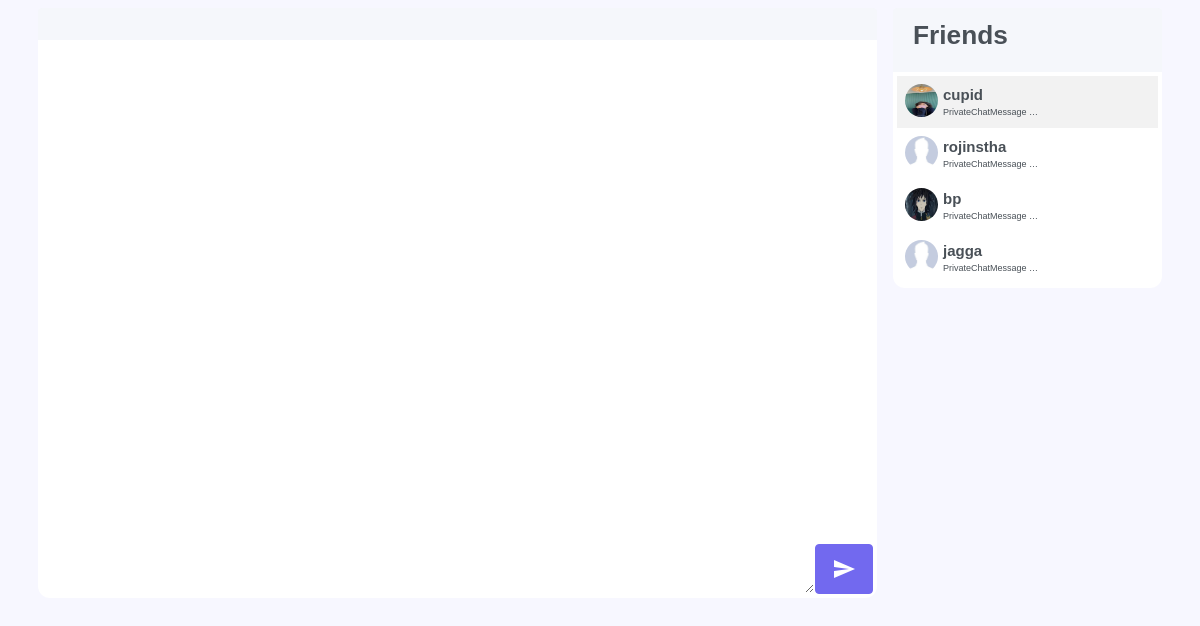
/chat/test_room/ (signed in), run on an earlier commit of the app's database.
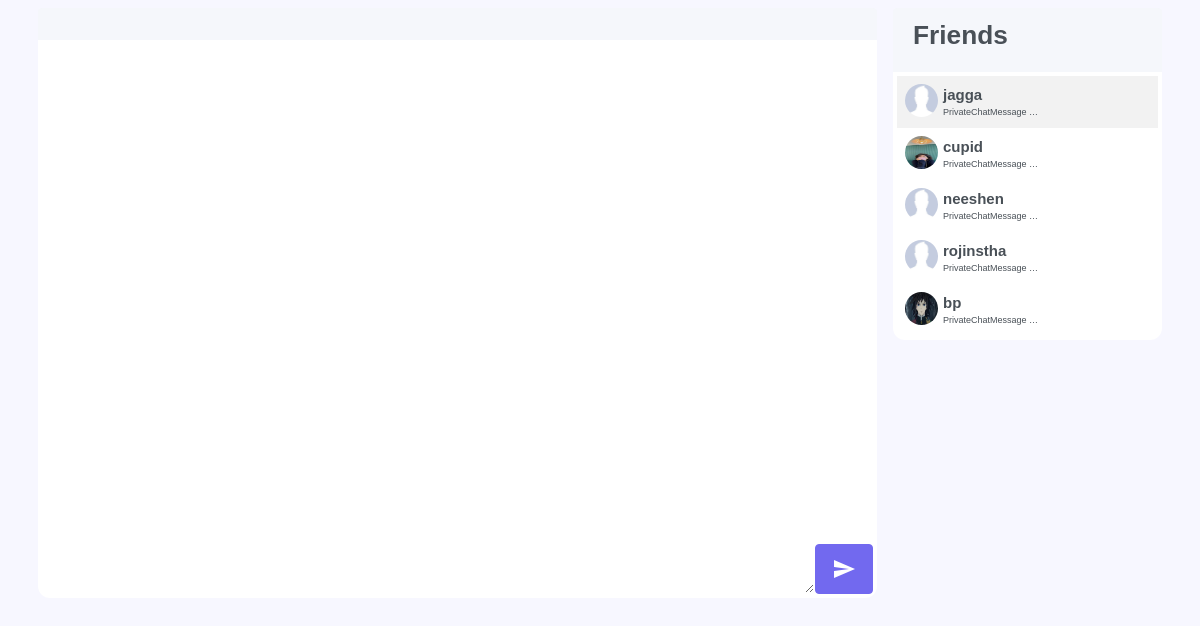
And on a later commit of the database.
### core/models.py (models this page shows)
class PrivateChatMessage(models.Model):
    chat_thread = models.ForeignKey(PrivateChatThread, null=True,blank=True, on_delete=models.CASCADE,related_name="private_message")
    sender= models.ForeignKey(settings.AUTH_USER_MODEL, on_delete=models.CASCADE,related_name='msg_sender')
    message_content = models.TextField(unique=False,blank=False,null=True)
    message_type = models.CharField(max_length=50,null=True,blank=True)
    timestamp = models.DateTimeField(auto_now_add=True)
    objects = PrivateChatMessageManager()

### accounts/models.py (models this page shows, shortened)
class CustomUser(AbstractUser):
    email                   = models.EmailField(_('email address'), unique=True)
    username                = models.CharField(max_length=30, unique=True)
    date_joined				= models.DateTimeField(verbose_name='date joined', auto_now_add=True)
    last_login				= models.DateTimeField(verbose_name='last login', auto_now=True)
    is_admin				= models.BooleanField(default=False)
    is_active				= models.BooleanField(default=True)
    is_staff				= models.BooleanField(default=False)
    is_superuser			= models.BooleanField(default=False)
    profile_image			= models.ImageField(max_length=255, upload_to='user_photos', null=True, blank=True, default=DEFAULT)
    hide_email				= models.BooleanField(default=True)
    status                  = models.IntegerField(default=0)
    USERNAME_FIELD = 'email'
    REQUIRED_FIELDS = ['username','first_name','last_name']
    objects = CustomUserManager()

### core/views.py (the view)
# urls.py: path('test_room/', views.test_room_view, name='private-chat-room'),
@login_required
def test_room_view(request,*args,**kwargs):
    room_id = request.GET.get("room_id")
    user = request.user
    context = {}
    context['m_and_f'] = get_recent_chatroom_messages(user)
    if room_id:
        context['room_id'] = room_id
    context['debug'] = DEBUG
    context['debug_mode'] = settings.DEBUG
    return render(request,"core/test_demo.html",context)

### friends/models.py (called while the page is built)
    def is_mutual_friend(self, friend):
        if friend in self.friends.all():
            return True
        else:
            return False

### core/templates/core/test_demo.html (shortened to what this page needs)
<html>
    {% load static %}
    <head>
    <link href="{% static 'assets/css/bootstrap.min.css' %}" id="bootstrap-style" rel="stylesheet" type="text/css" />
    <link rel="stylesheet" href="https://cdnjs.cloudflare.com/ajax/libs/highlight.js/10.2.0/styles/default.min.css" />
</head>
<div class="container">
	<div class="row">
		<div class="col-sm-9 m-0 p-2">
			<div class="card" id="id_chatroom_card">
				<div class="d-flex flex-row align-items-center card-header" id="id_room_title">
				</div>
				<div class="card-body p-1">
					<div class="d-flex flex-column" id="id_chat_log_container" >
						<div class="d-flex chat-log" id="id_chat_log">
						</div>
						<div class="d-flex flex-row chat-message-input-container">
							<textarea class="flex-grow-1 chat-message-input" id="id_chat_message_input"></textarea>
							<button class="btn btn-primary chat-message-submit-button">
								<span id="id_chat_message_submit" class="material-icons">send
								</span>
							</button>
						</div>
					</div>
				</div>
			</div>
		</div>
		<div class="col-sm-3 m-0 p-2">
			<div class="card">
				<div class="d-flex flex-row align-items-center card-header">
					<h3 >Friends</h3>
				</div>
				<div class="card-body p-1">
					<div class="d-flex flex-column friends-list-container ">
						{% for x in m_and_f %}
						<div class="d-flex flex-row p-2 friend-container flex-grow-1" onclick="onSelectFriend('{{x.friend.id}}')" id="id_friend_container_{{x.friend.id}}">
							<img class="profile-image rounded-circle img-fluid" id="id_friend_img_{{x.friend.id}}" src="{% static 'codingwithmitch/dummy_image.png' %}" >
							<div class="d-flex flex-column">
								<span class="username-span">{{x.friend.username}}</span>
								<span class="friend-message-span">{{x.message|truncatechars:20}}</span>
							</div>
						</div>
						{% endfor %}
					</div>
				</div>
			</div>
		</div>
	</div>
</div>
</html>

What changed in the data, as far as the page shows it:
no longer on this page (row edited): CustomUser: friend.username "jagga", message "PrivateChatMessage …"
added PrivateChatMessage: friend.username "jagga", message "PrivateChatMessage …"
added PrivateChatMessage: friend.username "neeshen", message "PrivateChatMessage …"
